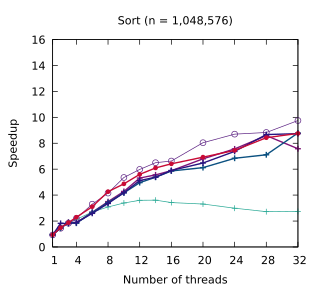

Here is the gnuplot script that generated this plot:
set title "Sort (n = 1,048,576)"
set terminal pdf size 3.2,2.9
set output "./results/Sort_n___1,048,576.pdf"
set key off
set xrange [1:32]
set xtics (1, 4, 8, 12, 16, 20, 24, 28, 32)
set xlabel "Number of threads"
set yrange [0:16]
set ylabel "Speedup"
plot './results/Sort_n___1,048,576.dat' using 1:2 title "Sequential partition" pointsize 0.7 lw 1 pt 1 linecolor rgb "#24A793" with linespoints, \
  './results/Sort_n___1,048,576.dat' using 1:3 title "Work stealing" pointsize 0.7 lw 1 pt 6 linecolor rgb "#5B2182" with linespoints, \
  './results/Sort_n___1,048,576.dat' using 1:4 title "Multi-atomics 64 1 4" pointsize 0.7 lw 2 pt 1 linecolor rgb "#801478" with linespoints, \
  './results/Sort_n___1,048,576.dat' using 1:5 title "Multi-atomics 2 64 1 4" pointsize 0.7 lw 2 pt 1 linecolor rgb "#0A5080" with linespoints, \
  './results/Sort_n___1,048,576.dat' using 1:6 title "Multi-atomics 3 64 1 4" pointsize 0.7 lw 2 pt 1 linecolor rgb "#281480" with linespoints, \
  './results/Sort_n___1,048,576.dat' using 1:7 title "WorkAssisting 4" pointsize 0.4 lw 2 pt 7 linecolor rgb "#C80A35" with linespoints
